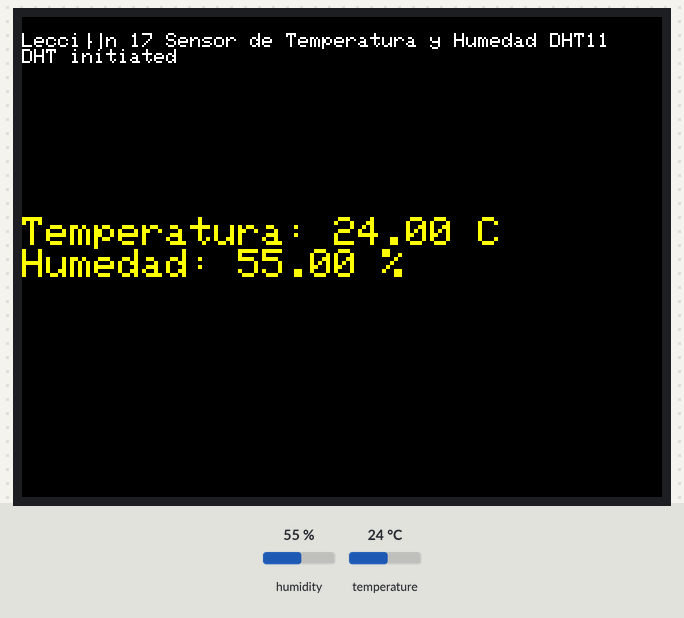
The sketch below on a simulated ESP32. On the bench: 320×240 colour display. The test bench sets the inputs (shaded band); at power-on: humidity 55 %, temperature 24 °C.

Above: at 1.4 s.
1.5 s: humidity set to 22 %
At 4.3 s:
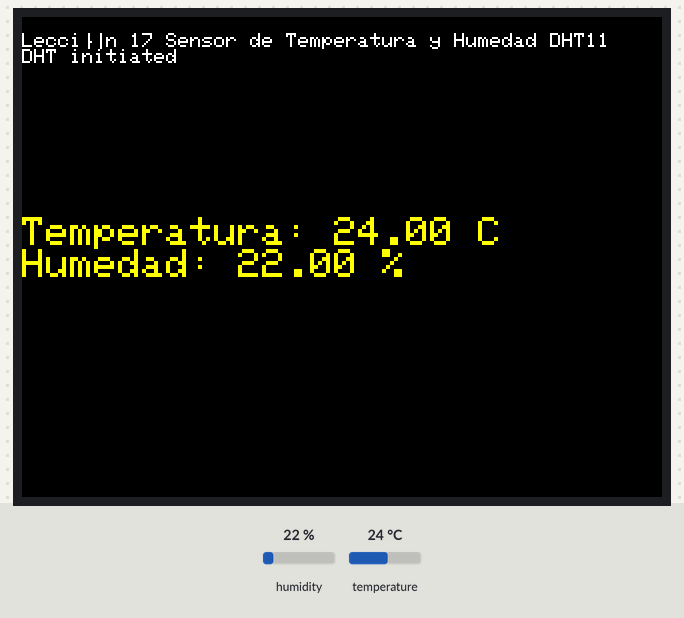
5.4 s: temperature set to 12 °C
At 7.1 s:
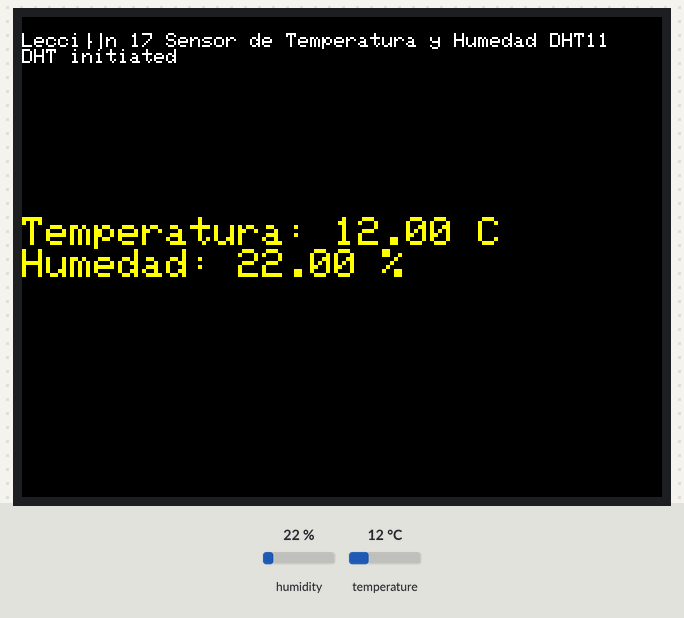
9.3 s: humidity set to 40 %
At 9.8 s:
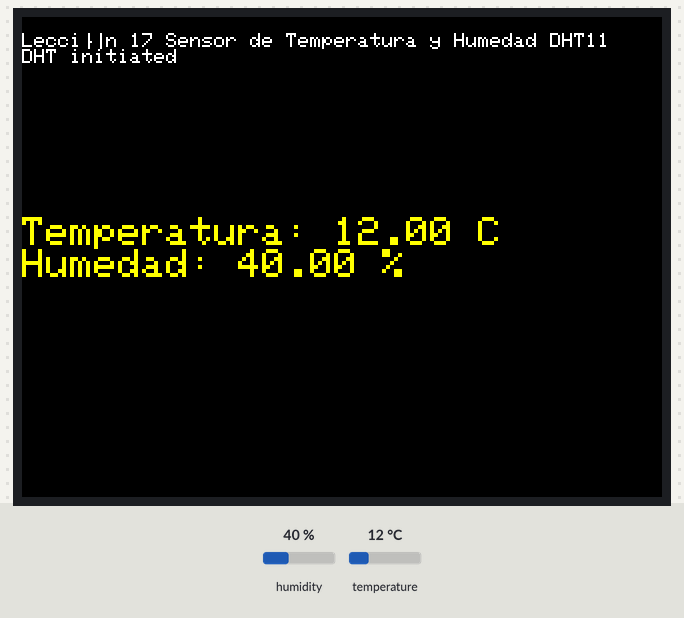
13.2 s: temperature set to 19 °C
Timing chart, 0 to 16.2 s (numbered marks = the images above; inputs shaded):
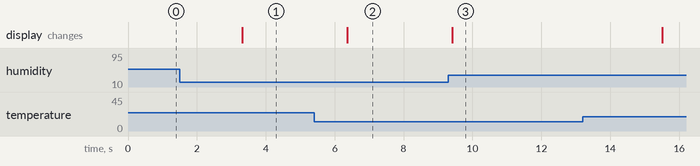

Measured:
- after the input at 1.5 s, the display: changes after 1.8 s (image 1)
- after the input at 5.4 s, the display: changes after 0.97 s (image 2)
- after the input at 9.3 s, the display: changes after 0.11 s (image 3)

The sketch:

Leccion_17_DHT11.ino
```cpp
// Placa "ESP32 Dev Module"

#define titleccion "Lección 17 Sensor de Temperatura y Humedad DHT11"

#include <TFT_eSPI.h> // Hardware-specific library
#include "DHTesp.h" // Click here to get the library: http://librarymanager/All#DHTesp

TFT_eSPI tft = TFT_eSPI();       // Invoke custom library
DHTesp dht;
/** Pin number for DHT11 data pin */
int dhtPin = 25;

void setup(void) {
  Serial.begin(115200);
  // Pantalla TFT
  tft.init();
  tft.setRotation(3);
  tft.fillScreen(TFT_BLACK);
  tft.setTextColor(TFT_WHITE);
  tft.setCursor(0, 0);
  tft.setTextSize(1);
  // Initialize temperature sensor
  tft.println();
  tft.println(titleccion);

  // datos por el pin 13
	dht.setup(dhtPin, DHTesp::DHT11);
	tft.println("DHT initiated");
  tft.setTextColor(TFT_YELLOW);
  tft.setTextSize(2);
}


void loop(void) {
  TempAndHumidity valores = dht.getTempAndHumidity();
  tft.fillRect(0, 100, 250, 130, TFT_BLACK);
	if (dht.getStatus() != 0) {
    tft.setCursor(0,200);
		tft.println("DHT11 error: " + String(dht.getStatusString()));
  	}
  else {
    tft.setCursor(0,100);
    tft.println("Temperatura: " + String(valores.temperature) + " C");
    tft.println("Humedad: " + String(valores.humidity) + " %");
    }
  // Wait 2 seconds to let system settle down
  delay(3000);
}
```
